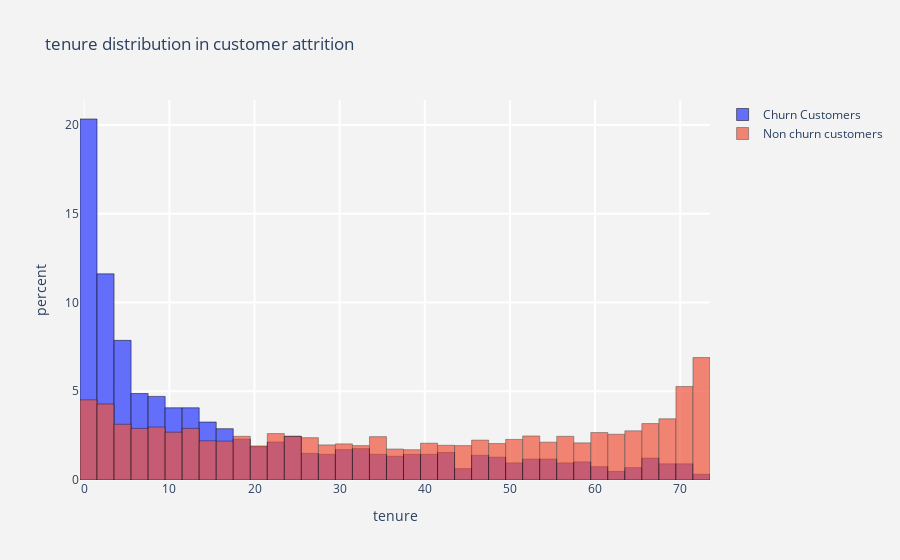

Write notebook code for a chart like this one.
### Code cell
#defining data
trace1 = go.Histogram(x  = churn['tenure'],
                          histnorm= "percent",
                          name = "Churn Customers",
                          marker = dict(line = dict(width = .5,
                                                    color = "black"
                                                    )
                                        ),
                         opacity = 1
                         ) 
    
trace2 = go.Histogram(x  = not_churn['tenure'],
                      histnorm = "percent",
                      name = "Non churn customers",
                      marker = dict(line = dict(width = .5,
                                          color = "black"
                                         )
                             ),
                      opacity = .7
                     )
data = [trace1,trace2]

#defining layout
layout = go.Layout(dict(title ='tenure' + " distribution in customer attrition ",
                        plot_bgcolor  = "rgb(243,243,243)",
                        paper_bgcolor = "rgb(243,243,243)",
                        xaxis = dict(gridcolor = 'rgb(255, 255, 255)',
                                         title = 'tenure',
                                         zerolinewidth=1,
                                         ticklen=5,
                                         gridwidth=2
                                        ),
                        yaxis = dict(gridcolor = 'rgb(255, 255, 255)',
                                         title = "percent",
                                         zerolinewidth=1,
                                         ticklen=5,
                                         gridwidth=2
                                        )
                       ),barmode = 'overlay'
                  )

#defining figure and plotting
fig  = go.Figure(data=data,layout=layout)
iplot(fig)

### Figure 1 — Plotly figure (JSON) as saved in the notebook; plotly's stock layout.template omitted (floating-point values rounded to 4 significant figures; data arrays with more than 128 entries replaced by an {"elided": "..."} marker saying what was removed)
{"data": [{"histnorm": "percent", "marker": {"line": {"color": "black", "width": 0.5}}, "name": "Churn Customers", "opacity": 1, "type": "histogram", "x": {"elided": "1869 int values"}}, {"histnorm": "percent", "marker": {"line": {"color": "black", "width": 0.5}}, "name": "Non churn customers", "opacity": 0.7, "type": "histogram", "x": {"elided": "5163 int values"}}], "layout": {"barmode": "overlay", "paper_bgcolor": "rgb(243,243,243)", "plot_bgcolor": "rgb(243,243,243)", "title": {"text": "tenure distribution in customer attrition "}, "xaxis": {"gridcolor": "rgb(255, 255, 255)", "gridwidth": 2, "ticklen": 5, "title": {"text": "tenure"}, "zerolinewidth": 1}, "yaxis": {"gridcolor": "rgb(255, 255, 255)", "gridwidth": 2, "ticklen": 5, "title": {"text": "percent"}, "zerolinewidth": 1}}}
